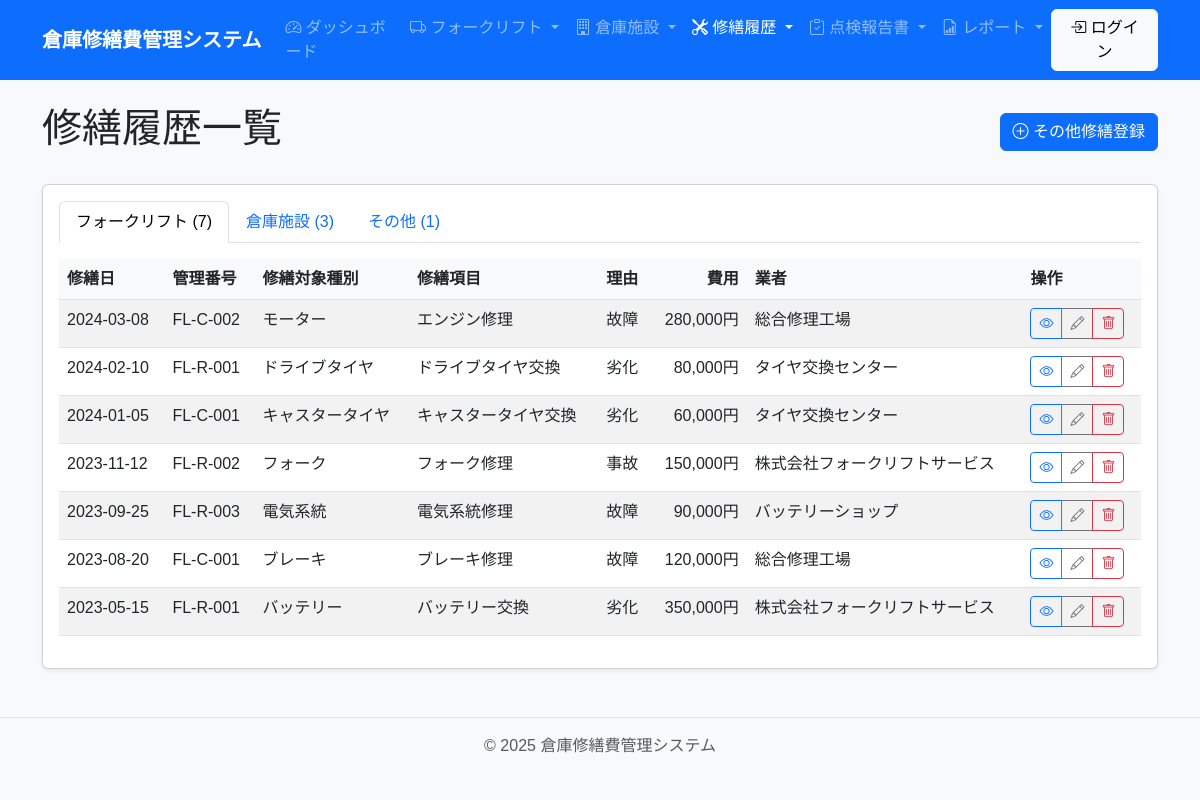
Page /repair/ on the earlier database version.
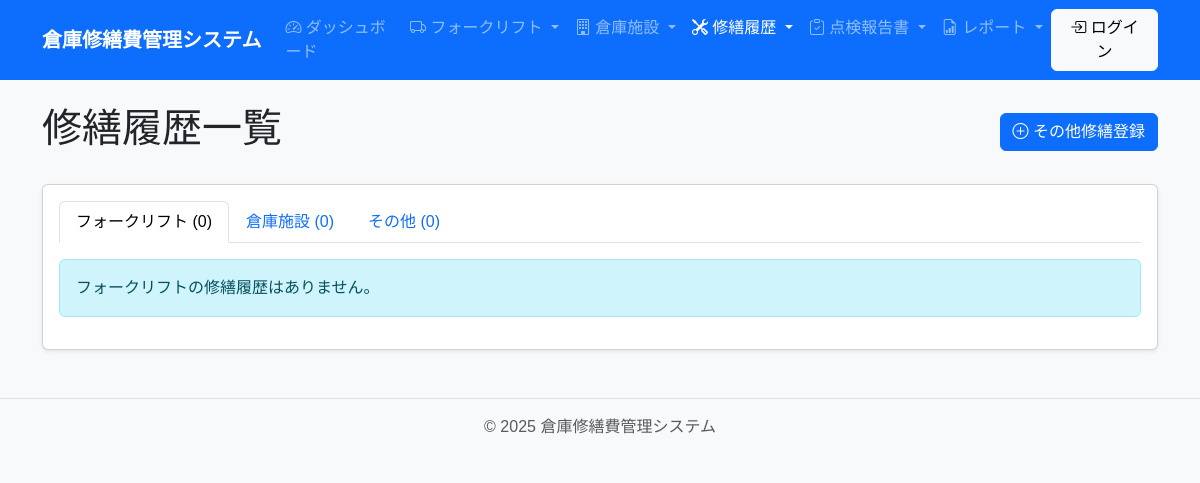
Same page on the later database version.
### app/models/forklift.py (models this page shows, shortened)
class ForkliftRepair(db.Model):
    __tablename__ = 'forklift_repairs'
    id = db.Column(db.Integer, primary_key=True)
    repair_date = db.Column(db.Date, nullable=False, index=True)
    forklift_id = db.Column(db.Integer, db.ForeignKey('forklifts.id'), nullable=False)
    target_management_number = db.Column(db.String(50), nullable=False)
    contractor = db.Column(db.String(100), nullable=False)
    repair_target_type = db.Column(db.String(50), nullable=False)
    repair_item = db.Column(db.String(200), nullable=False)
    repair_cost = db.Column(db.Integer, nullable=False)
    repair_reason = db.Column(db.String(50), nullable=False)
    hour_meter = db.Column(db.Integer)  # 修繕時のアワーメーター値
    photo_path = db.Column(db.String(255))
    quotation_path = db.Column(db.String(255))
    approval_document_path = db.Column(db.String(255))
    completion_report_path = db.Column(db.String(255))
    notes = db.Column(db.Text)
    operator = db.Column(db.String(100), nullable=False)
    version = db.Column(db.Integer, nullable=False, default=1)
    created_at = db.Column(db.DateTime, default=datetime.utcnow)
    updated_at = db.Column(db.DateTime, default=datetime.utcnow, onupdate=datetime.utcnow)
    updated_by = db.Column(db.String(100))
    forklift = db.relationship('Forklift', back_populates='repairs')

### app/routes/repair.py (the view)
@repair_bp.route('/')
def index():
    forklift_repairs = ForkliftRepair.query.order_by(ForkliftRepair.repair_date.desc()).all()
    facility_repairs = FacilityRepair.query.order_by(FacilityRepair.repair_date.desc()).all()
    other_repairs = OtherRepair.query.order_by(OtherRepair.repair_date.desc()).all()
    return render_template('repair/index.html',
                          forklift_repairs=forklift_repairs,
                          facility_repairs=facility_repairs,
                          other_repairs=other_repairs,
                          repair_target_types=Config.REPAIR_TARGET_TYPE_NAMES,
                          repair_reasons=Config.REPAIR_REASON_NAMES)

### app/templates/repair/index.html (shortened to what this page needs)
{% extends "base.html" %}
{% block content %}
<div class="d-flex justify-content-between align-items-center mb-4">
    <h1>修繕履歴一覧</h1>
    <a href="{{ url_for('repair.create_other_repair') }}" class="btn btn-primary">
        <i class="bi bi-plus-circle"></i> その他修繕登録
    </a>
</div>
<div class="card mb-4">
    <div class="card-body">
        <ul class="nav nav-tabs" id="repairTabs" role="tablist">
            <li class="nav-item" role="presentation">
                <button class="nav-link active" id="forklift-tab" data-bs-toggle="tab" data-bs-target="#forklift-repairs" type="button" role="tab">
                    フォークリフト ({{ forklift_repairs|length }})
                </button>
            </li>
            <li class="nav-item" role="presentation">
                <button class="nav-link" id="facility-tab" data-bs-toggle="tab" data-bs-target="#facility-repairs" type="button" role="tab">
                    倉庫施設 ({{ facility_repairs|length }})
                </button>
            </li>
            <li class="nav-item" role="presentation">
                <button class="nav-link" id="other-tab" data-bs-toggle="tab" data-bs-target="#other-repairs" type="button" role="tab">
                    その他 ({{ other_repairs|length }})
                </button>
            </li>
        </ul>
        <div class="tab-content mt-3" id="repairTabsContent">
            <div class="tab-pane fade show active" id="forklift-repairs" role="tabpanel">
                {% if forklift_repairs %}
                <div class="table-responsive">
                    <table class="table table-striped table-hover">
                        <thead>
                            <tr>
                                <th>修繕日</th>
                                <th>管理番号</th>
                                <th>修繕対象種別</th>
                                <th>修繕項目</th>
                                <th>理由</th>
                                <th class="text-end">費用</th>
                                <th>業者</th>
                                <th>操作</th>
                            </tr>
                        </thead>
                        <tbody>
                            {% for repair in forklift_repairs %}
                            <tr>
                                <td>{{ repair.repair_date.strftime('%Y-%m-%d') }}</td>
                                <td>{{ repair.target_management_number }}</td>
                                <td>{% if repair.repair_target_type and repair.repair_target_type in repair_target_types %}{{ repair_target_types[repair.repair_target_type] }}{% else %}{{ repair.repair_target_type }}{% endif %}</td>
                                <td>{{ repair.repair_item }}</td>
                                <td>{% if repair.repair_reason and repair.repair_reason in repair_reasons %}{{ repair_reasons[repair.repair_reason] }}{% else %}{{ repair.repair_reason }}{% endif %}</td>
                                <td class="text-end">{{ "{:,}".format(repair.repair_cost) }}円</td>
                                <td>{{ repair.contractor }}</td>
                                <td>
                                    <div class="btn-group btn-group-sm">
                                        <a href="{{ url_for('repair.view_forklift_repair', id=repair.id) }}" class="btn btn-outline-primary">
                                            <i class="bi bi-eye"></i>
                                        </a>
                                        <a href="{{ url_for('repair.edit_forklift_repair', id=repair.id) }}" class="btn btn-outline-secondary">
                                            <i class="bi bi-pencil"></i>
                                        </a>
                                        <button type="button" class="btn btn-outline-danger" data-bs-toggle="modal" data-bs-target="#deleteForkliftModal{{ repair.id }}">
                                            <i class="bi bi-trash"></i>
                                        </button>
                                    </div>
                                </td>
                            </tr>
                            {% endfor %}
                        </tbody>
                    </table>
                </div>
                {% else %}
                <div class="alert alert-info">
                    フォークリフトの修繕履歴はありません。
                </div>
                {% endif %}
            </div>
        </div>
    </div>
</div>
{% endblock %}

### app/templates/base.html (shortened to what this page needs)
<!DOCTYPE html>
<html lang="ja">
<head>
    <link href="https://cdn.jsdelivr.net/npm/bootstrap@5.3.0/dist/css/bootstrap.min.css" rel="stylesheet">
    <link rel="stylesheet" href="https://cdn.jsdelivr.net/npm/bootstrap-icons@1.10.0/font/bootstrap-icons.css">
    <link rel="stylesheet" href="{{ url_for('static', filename='css/style.css') }}">
</head>
<body>
    <nav class="navbar navbar-expand-lg navbar-dark bg-primary">
        <div class="container">
            <a class="navbar-brand" href="{{ url_for('main.index') }}">倉庫修繕費管理システム</a>
            <div class="collapse navbar-collapse" id="navbarNav">
                <ul class="navbar-nav me-auto">
                    <li class="nav-item">
                        <a class="nav-link {% if request.endpoint.startswith('main') %}active{% endif %}" href="{{ url_for('main.index') }}">
                            <i class="bi bi-speedometer2"></i> ダッシュボード
                        </a>
                    </li>
                    <li class="nav-item dropdown">
                        <a class="nav-link dropdown-toggle {% if request.endpoint.startswith('forklift') %}active{% endif %}" href="#" role="button" data-bs-toggle="dropdown">
                            <i class="bi bi-truck"></i> フォークリフト
                        </a>
                    </li>
                    <li class="nav-item dropdown">
                        <a class="nav-link dropdown-toggle {% if request.endpoint.startswith('facility') %}active{% endif %}" href="#" role="button" data-bs-toggle="dropdown">
                            <i class="bi bi-building"></i> 倉庫施設
                        </a>
                    </li>
                    <li class="nav-item dropdown">
                        <a class="nav-link dropdown-toggle {% if request.endpoint.startswith('repair') %}active{% endif %}" href="#" role="button" data-bs-toggle="dropdown">
                            <i class="bi bi-tools"></i> 修繕履歴
                        </a>
                    </li>
                    <li class="nav-item dropdown">
                        <a class="nav-link dropdown-toggle {% if request.endpoint.startswith('inspection') %}active{% endif %}" href="#" role="button" data-bs-toggle="dropdown">
                            <i class="bi bi-clipboard-check"></i> 点検報告書
                        </a>
                    </li>
                    <li class="nav-item dropdown">
                        <a class="nav-link dropdown-toggle {% if request.endpoint.startswith('report') %}active{% endif %}" href="#" role="button" data-bs-toggle="dropdown">
                            <i class="bi bi-file-earmark-bar-graph"></i> レポート
                        </a>
                    </li>
                </ul>
                <div class="d-flex">
                    {% if current_user.is_authenticated %}
                    <div class="dropdown">
                        <button class="btn btn-light dropdown-toggle" type="button" id="userDropdown" data-bs-toggle="dropdown" aria-expanded="false">
                            <i class="bi bi-person-circle"></i> {{ current_user.username }}
                        </button>
                        <ul class="dropdown-menu dropdown-menu-end" aria-labelledby="userDropdown">
                            {% if current_user.is_admin() %}
                            <li><a class="dropdown-item" href="{{ url_for('auth.user_list') }}">
                                <i class="bi bi-people"></i> ユーザー管理
                            </a></li>
                            <li><hr class="dropdown-divider"></li>
                            {% endif %}
                            <li><a class="dropdown-item" href="{{ url_for('auth.change_password') }}">
                                <i class="bi bi-key"></i> パスワード変更
                            </a></li>
                            <li><a class="dropdown-item" href="{{ url_for('auth.logout') }}">
                                <i class="bi bi-box-arrow-right"></i> ログアウト
                            </a></li>
                        </ul>
                    </div>
                    {% else %}
                    <a href="{{ url_for('auth.login') }}" class="btn btn-light">
                        <i class="bi bi-box-arrow-in-right"></i> ログイン
                    </a>
                    {% endif %}
                </div>
            </div>
        </div>
    </nav>
    <div class="container mt-4">
        {% block content %}{% endblock %}
    </div>
    <footer class="footer mt-5 py-3 bg-light">
        <div class="container text-center">
            <span class="text-muted">© {{ current_year }} 倉庫修繕費管理システム</span>
        </div>
    </footer>
</body>
</html>

### app/static/css/style.css (style rules this page uses)
body { font-family: "MS Gothic", "Yu Gothic", sans-serif; background-color: #f8f9fa; }
.navbar-brand { font-weight: bold; }
.card { box-shadow: 0 0.125rem 0.25rem rgba(0, 0, 0, 0.075); margin-bottom: 1.5rem; }
.footer { border-top: 1px solid #dee2e6; }

Differences in the rows shown:
removed ForkliftRepair: repair_date "2024-03-08", target_management_number "FL-C-002", repair_target_type "モーター", repair_item "エンジン修理", repair_reason "故障", repair_cost "280,000", contractor "総合修理工場"
removed ForkliftRepair: repair_date "2024-02-10", target_management_number "FL-R-001", repair_target_type "ドライブタイヤ", repair_item "ドライブタイヤ交換", repair_reason "劣化", repair_cost "80,000", contractor "タイヤ交換センター"
removed ForkliftRepair: repair_date "2024-01-05", target_management_number "FL-C-001", repair_target_type "キャスタータイヤ", repair_item "キャスタータイヤ交換", repair_reason "劣化", repair_cost "60,000", contractor "タイヤ交換センター"
removed ForkliftRepair: repair_date "2023-11-12", target_management_number "FL-R-002", repair_target_type "フォーク", repair_item "フォーク修理", repair_reason "事故", repair_cost "150,000", contractor "株式会社フォークリフトサービス"
removed ForkliftRepair: repair_date "2023-09-25", target_management_number "FL-R-003", repair_target_type "電気系統", repair_item "電気系統修理", repair_reason "故障", repair_cost "90,000", contractor "バッテリーショップ"
removed ForkliftRepair: repair_date "2023-08-20", target_management_number "FL-C-001", repair_target_type "ブレーキ", repair_item "ブレーキ修理", repair_reason "故障", repair_cost "120,000", contractor "総合修理工場"
removed ForkliftRepair: repair_date "2023-05-15", target_management_number "FL-R-001", repair_target_type "バッテリー", repair_item "バッテリー交換", repair_reason "劣化", repair_cost "350,000", contractor "株式会社フォークリフトサービス"
Other differences:
{{ forklift_repairs|length }}: "7" → "0"
{{ facility_repairs|length }}: "3" → "0"
{{ other_repairs|length }}: "1" → "0"
text no longer shown: "修繕日 管理番号 修繕対象種別 修繕項目 理由 費用 業者 操作"
text now shown: "フォークリフトの修繕履歴はありません。"
